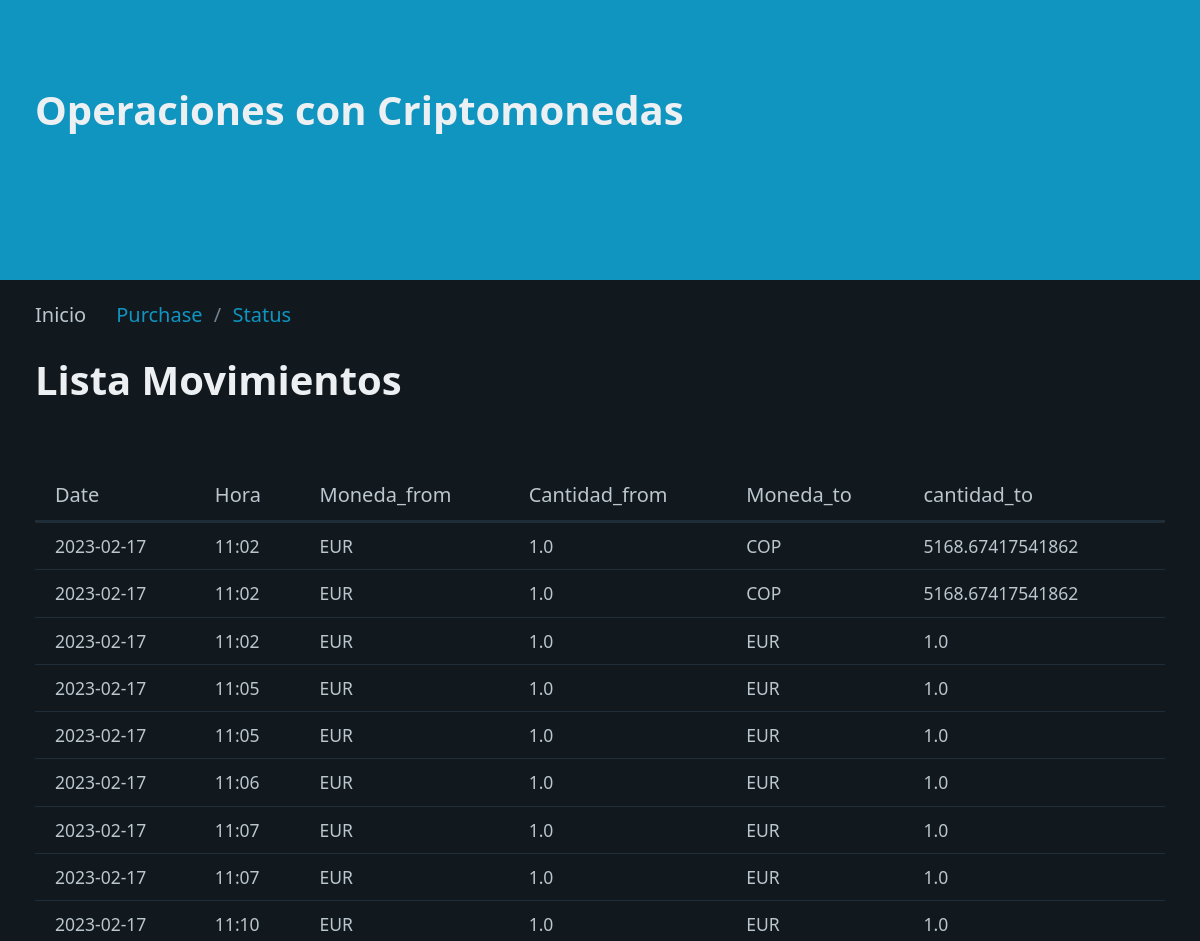
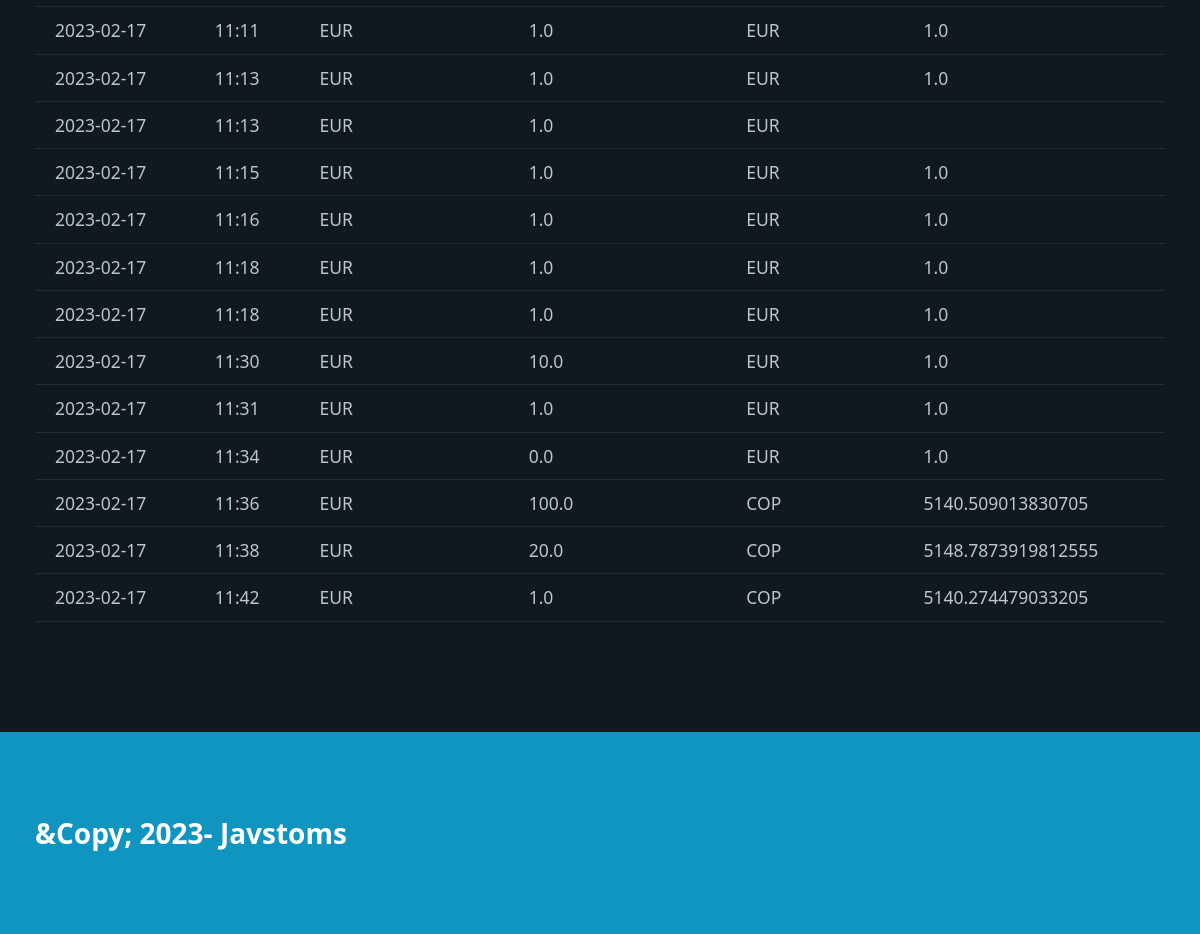
The page / on the database its author committed (2 pictures, top to bottom).
### tables this page shows
CREATE TABLE "criptos" (
	"id"	INTEGER,
	"date"	TEXT NOT NULL,
	"hora"	TEXT NOT NULL,
	"Moneda_from"	TEXT NOT NULL,
	"Cantidad_from"	REAL NOT NULL,
	"Moneda_to"	TEXT NOT NULL,
	"cantidad_to"	REAL NOT NULL,
	PRIMARY KEY("id" AUTOINCREMENT)
);

### registros_ig/routes.py (the view)
@app.route("/")
def index():
    registros=select_all()
    return render_template("index.html", pageTitle="Registro y movimientos de Criptomonedas",data=registros, page='Inicio')

### registros_ig/models.py (called while the page is built)
def select_all():
    connet=Conexion("SELECT id,date,hora,Moneda_from,Cantidad_from,Moneda_to, cantidad_to FROM criptos order by date;")
    filas = connet.cur.fetchall()#capturo las filas de datos
    columnas = connet.res.description#capturo los nombres de columnas
    resultado = []#lista para guardar diccionario
    for fila in filas:
        dato = {}#diccionario para cada registro
        posicion = 0#posicion columna
        for campo in columnas:
            dato[campo[0]]=fila[posicion]
            posicion += 1
        resultado.append(dato)
    connet.con.close()
    return resultado

### registros_ig/templates/index.html
{% extends "base.html" %}
{%block section%}
<h1> Lista Movimientos</h1>
<table id="movements_table">
    <thead>
        <tr>
            <th>Date</th>
            <th>Hora</th>
            <th>Moneda_from</th>
            <th>Cantidad_from</th>
            <th>Moneda_to</th>
            <th>cantidad_to</th>
        </tr>
    </thead>
    <tbody>
        {%for movements in data%}
        <tr>
            <td>{{movements.date}}</td>
            <td>{{movements.hora}}</td>
            <td>{{movements.Moneda_from}}</td>
            <td>{{movements.Cantidad_from}}</td>
            <td>{{movements.Moneda_to}}</td>
            <td>{{movements.cantidad_to}}</td>
        </tr>
        {% endfor %}
    </tbody>
</table>
{%endblock%}

### registros_ig/static/css/styles.css (style rules this page uses)
body { min-height: 100vh; display: grid; grid-template-rows: auto 1fr auto; margin: 0 }

### rows shown on the page
criptos: date "2023-02-17", hora "11:02", Moneda_from "EUR", Cantidad_from "1.0", Moneda_to "COP", cantidad_to "5168.67417541862"
criptos: date "2023-02-17", hora "11:02", Moneda_from "EUR", Cantidad_from "1.0", Moneda_to "COP", cantidad_to "5168.67417541862"
criptos: date "2023-02-17", hora "11:02", Moneda_from "EUR", Cantidad_from "1.0", Moneda_to "EUR", cantidad_to "1.0"
criptos: date "2023-02-17", hora "11:05", Moneda_from "EUR", Cantidad_from "1.0", Moneda_to "EUR", cantidad_to "1.0"
criptos: date "2023-02-17", hora "11:05", Moneda_from "EUR", Cantidad_from "1.0", Moneda_to "EUR", cantidad_to "1.0"
criptos: date "2023-02-17", hora "11:06", Moneda_from "EUR", Cantidad_from "1.0", Moneda_to "EUR", cantidad_to "1.0"
criptos: date "2023-02-17", hora "11:07", Moneda_from "EUR", Cantidad_from "1.0", Moneda_to "EUR", cantidad_to "1.0"
criptos: date "2023-02-17", hora "11:07", Moneda_from "EUR", Cantidad_from "1.0", Moneda_to "EUR", cantidad_to "1.0"
criptos: date "2023-02-17", hora "11:10", Moneda_from "EUR", Cantidad_from "1.0", Moneda_to "EUR", cantidad_to "1.0"
criptos: date "2023-02-17", hora "11:11", Moneda_from "EUR", Cantidad_from "1.0", Moneda_to "EUR", cantidad_to "1.0"
criptos: date "2023-02-17", hora "11:13", Moneda_from "EUR", Cantidad_from "1.0", Moneda_to "EUR", cantidad_to "1.0"
criptos: date "2023-02-17", hora "11:13", Moneda_from "EUR", Cantidad_from "1.0", Moneda_to "EUR"
criptos: date "2023-02-17", hora "11:15", Moneda_from "EUR", Cantidad_from "1.0", Moneda_to "EUR", cantidad_to "1.0"
criptos: date "2023-02-17", hora "11:16", Moneda_from "EUR", Cantidad_from "1.0", Moneda_to "EUR", cantidad_to "1.0"
criptos: date "2023-02-17", hora "11:18", Moneda_from "EUR", Cantidad_from "1.0", Moneda_to "EUR", cantidad_to "1.0"
criptos: date "2023-02-17", hora "11:18", Moneda_from "EUR", Cantidad_from "1.0", Moneda_to "EUR", cantidad_to "1.0"
criptos: date "2023-02-17", hora "11:30", Moneda_from "EUR", Cantidad_from "10.0", Moneda_to "EUR", cantidad_to "1.0"
criptos: date "2023-02-17", hora "11:31", Moneda_from "EUR", Cantidad_from "1.0", Moneda_to "EUR", cantidad_to "1.0"
criptos: date "2023-02-17", hora "11:34", Moneda_from "EUR", Cantidad_from "0.0", Moneda_to "EUR", cantidad_to "1.0"
criptos: date "2023-02-17", hora "11:36", Moneda_from "EUR", Cantidad_from "100.0", Moneda_to "COP", cantidad_to "5140.509013830705"
criptos: date "2023-02-17", hora "11:38", Moneda_from "EUR", Cantidad_from "20.0", Moneda_to "COP", cantidad_to "5148.7873919812555"
criptos: date "2023-02-17", hora "11:42", Moneda_from "EUR", Cantidad_from "1.0", Moneda_to "COP", cantidad_to "5140.274479033205"
